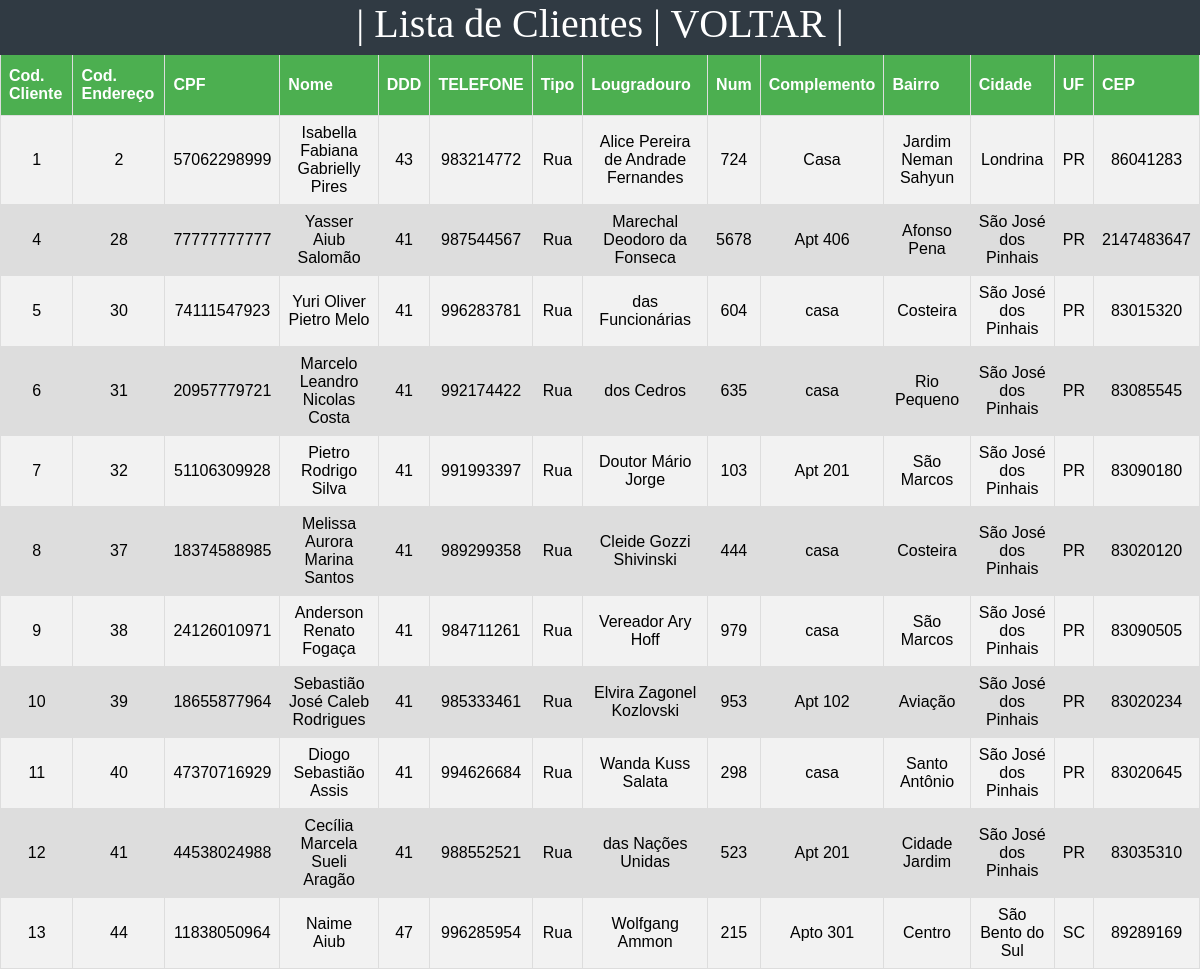
Page /cliente/listar/listar.php on the committed database.
### tables this page shows
CREATE TABLE IF NOT EXISTS `cliente` (
  `CodCliente` int(11) NOT NULL AUTO_INCREMENT,
  `Cpf` bigint(11) NOT NULL,
  `Nome` varchar(60) NOT NULL,
  `CodTel` int(11) NOT NULL,
  `CodEnd` bigint(20) NOT NULL,
  PRIMARY KEY (`CodCliente`),
  KEY `fk_CodTelCliente` (`CodTel`),
  KEY `fk_CodEndCliente` (`CodEnd`)
);

CREATE TABLE IF NOT EXISTS `endereco` (
  `Tipo` varchar(60) NOT NULL,
  `Lougradouro` varchar(60) NOT NULL,
  `Num` varchar(60) NOT NULL,
  `Complemento` varchar(60) NOT NULL,
  `Bairro` varchar(60) NOT NULL,
  `Cidade` varchar(60) NOT NULL,
  `UF` varchar(2) NOT NULL,
  `Cep` int(8) NOT NULL,
  `CodEnd` bigint(20) NOT NULL AUTO_INCREMENT,
  PRIMARY KEY (`CodEnd`)
);

CREATE TABLE IF NOT EXISTS `telefone` (
  `Telefone` int(9) NOT NULL,
  `Ddd` int(2) NOT NULL,
  `CodTel` int(11) NOT NULL AUTO_INCREMENT,
  PRIMARY KEY (`CodTel`)
);

### cliente/listar/listar.php (the view, shortened to what this page needs)
<!DOCTYPE html>
<html>
<head>
<link rel="stylesheet" href="../../css/estilo_triagem2.css"/>
</head>
<body>
	<div class="barra">| Lista de Clientes |<a class="link" href="../triagem.php"> VOLTAR |</a> </div>
	<table border class="customers">
	<tr>
		<th>Cod. Cliente</th>
		<th>Cod. Endereço</th>
		<th>CPF</th>
		<th>Nome</th>
		<th>DDD</th>
		<th>TELEFONE</th>
		<th>Tipo</th>
		<th>Lougradouro</th>
		<th>Num</th>
		<th>Complemento</th>
		<th>Bairro</th>
		<th>Cidade</th>
		<th>UF</th>
		<th>CEP</th>
	</tr>
	<?php
		$conexao = new mysqli("127.0.0.1", "root", "", "chute_e_gol");
		$conexao->set_charset("utf8");
		$sql = "SELECT
		cliente.CodCliente, cliente.Cpf, cliente.Nome,
		telefone.Ddd, telefone.Telefone,endereco.CodEnd,
		endereco.Tipo, endereco.Lougradouro, endereco.Num,
		endereco.Complemento, endereco.Cep, endereco.Bairro,
		endereco.Cidade, endereco.UF
		FROM `cliente`,`endereco`,`telefone`
		WHERE cliente.CodTel=telefone.CodTel AND endereco.CodEnd=cliente.CodEnd ORDER BY CodCliente";
		$result = $conexao->query($sql);
		if ($result->num_rows > 0)
		{
			while ($linha = $result->fetch_assoc())
			{
				echo "<tr>";
				echo "<td>".$linha["CodCliente"]."</td>";
				echo "<td>".$linha["CodEnd"]."</td>";
				echo "<td>".$linha["Cpf"]."</td>";
				echo "<td>".$linha["Nome"]."</td>";
				echo "<td>".$linha["Ddd"]."</td>";
				echo "<td>".$linha["Telefone"]."</td>";
				echo "<td>".$linha["Tipo"]."</td>";
				echo "<td>".$linha["Lougradouro"]."</td>";
				echo "<td>".$linha["Num"]."</td>";
				echo "<td>".$linha["Complemento"]."</td>";
				echo "<td>".$linha["Bairro"]."</td>";
				echo "<td>".$linha["Cidade"]."</td>";
				echo "<td>".$linha["UF"]."</td>";
				echo "<td>".$linha["Cep"]."</td>";
				echo "</tr>";
			}
		} else
		{
			echo "Sem resultados";
		}
	?>
	</table>
</body>
</html>

### css/estilo_triagem2.css (style rules this page uses)
.barra { background-color: #303a43; position: absolute; top: 0; left: 0; right: 0; height: 55px; font-size: 40px; font-family: american captain; text-align: center; color: #ffffff; }
.link { color: #FFFFFF; text-decoration: none; }
.customers { font-family: Arial, Helvetica, sans-serif; border-collapse: collapse; width: 100%; text-align: center; }
.customers td, .customers th { border: 1px solid #ddd; padding: 8px; }
.customers tr:nth-child(even) { background-color: #f2f2f2; }
.customers tr:nth-child(odd) { background-color: #ddd; }
.customers th { padding-top: 12px; padding-bottom: 12px; text-align: left; background-color: #4CAF50; color: white; }

### rows in the picture
cliente: CodCliente "1", CodEnd.CodEnd "2", Cpf "57062298999", Nome "Isabella Fabiana Gabrielly Pires", CodTel.Ddd "43", CodTel.Telefone "983214772", CodEnd.Tipo "Rua", CodEnd.Lougradouro "Alice Pereira de Andrade Fernandes", CodEnd.Num "724", CodEnd.Complemento "Casa", CodEnd.Bairro "Jardim Neman Sahyun", CodEnd.Cidade "Londrina", CodEnd.UF "PR", CodEnd.Cep "86041283"
cliente: CodCliente "4", CodEnd.CodEnd "28", Cpf "77777777777", Nome "Yasser Aiub Salomão", CodTel.Ddd "41", CodTel.Telefone "987544567", CodEnd.Tipo "Rua", CodEnd.Lougradouro "Marechal Deodoro da Fonseca", CodEnd.Num "5678", CodEnd.Complemento "Apt 406", CodEnd.Bairro "Afonso Pena", CodEnd.Cidade "São José dos Pinhais", CodEnd.UF "PR", CodEnd.Cep "2147483647"
cliente: CodCliente "5", CodEnd.CodEnd "30", Cpf "74111547923", Nome "Yuri Oliver Pietro Melo", CodTel.Ddd "41", CodTel.Telefone "996283781", CodEnd.Tipo "Rua", CodEnd.Lougradouro "das Funcionárias", CodEnd.Num "604", CodEnd.Complemento "casa", CodEnd.Bairro "Costeira", CodEnd.Cidade "São José dos Pinhais", CodEnd.UF "PR", CodEnd.Cep "83015320"
cliente: CodCliente "6", CodEnd.CodEnd "31", Cpf "20957779721", Nome "Marcelo Leandro Nicolas Costa", CodTel.Ddd "41", CodTel.Telefone "992174422", CodEnd.Tipo "Rua", CodEnd.Lougradouro "dos Cedros", CodEnd.Num "635", CodEnd.Complemento "casa", CodEnd.Bairro "Rio Pequeno", CodEnd.Cidade "São José dos Pinhais", CodEnd.UF "PR", CodEnd.Cep "83085545"
cliente: CodCliente "7", CodEnd.CodEnd "32", Cpf "51106309928", Nome "Pietro Rodrigo Silva", CodTel.Ddd "41", CodTel.Telefone "991993397", CodEnd.Tipo "Rua", CodEnd.Lougradouro "Doutor Mário Jorge", CodEnd.Num "103", CodEnd.Complemento "Apt 201", CodEnd.Bairro "São Marcos", CodEnd.Cidade "São José dos Pinhais", CodEnd.UF "PR", CodEnd.Cep "83090180"
cliente: CodCliente "8", CodEnd.CodEnd "37", Cpf "18374588985", Nome "Melissa Aurora Marina Santos", CodTel.Ddd "41", CodTel.Telefone "989299358", CodEnd.Tipo "Rua", CodEnd.Lougradouro "Cleide Gozzi Shivinski", CodEnd.Num "444", CodEnd.Complemento "casa", CodEnd.Bairro "Costeira", CodEnd.Cidade "São José dos Pinhais", CodEnd.UF "PR", CodEnd.Cep "83020120"
cliente: CodCliente "9", CodEnd.CodEnd "38", Cpf "24126010971", Nome "Anderson Renato Fogaça", CodTel.Ddd "41", CodTel.Telefone "984711261", CodEnd.Tipo "Rua", CodEnd.Lougradouro "Vereador Ary Hoff", CodEnd.Num "979", CodEnd.Complemento "casa", CodEnd.Bairro "São Marcos", CodEnd.Cidade "São José dos Pinhais", CodEnd.UF "PR", CodEnd.Cep "83090505"
cliente: CodCliente "10", CodEnd.CodEnd "39", Cpf "18655877964", Nome "Sebastião José Caleb Rodrigues", CodTel.Ddd "41", CodTel.Telefone "985333461", CodEnd.Tipo "Rua", CodEnd.Lougradouro "Elvira Zagonel Kozlovski", CodEnd.Num "953", CodEnd.Complemento "Apt 102", CodEnd.Bairro "Aviação", CodEnd.Cidade "São José dos Pinhais", CodEnd.UF "PR", CodEnd.Cep "83020234"
cliente: CodCliente "11", CodEnd.CodEnd "40", Cpf "47370716929", Nome "Diogo Sebastião Assis", CodTel.Ddd "41", CodTel.Telefone "994626684", CodEnd.Tipo "Rua", CodEnd.Lougradouro "Wanda Kuss Salata", CodEnd.Num "298", CodEnd.Complemento "casa", CodEnd.Bairro "Santo Antônio", CodEnd.Cidade "São José dos Pinhais", CodEnd.UF "PR", CodEnd.Cep "83020645"
cliente: CodCliente "12", CodEnd.CodEnd "41", Cpf "44538024988", Nome "Cecília Marcela Sueli Aragão", CodTel.Ddd "41", CodTel.Telefone "988552521", CodEnd.Tipo "Rua", CodEnd.Lougradouro "das Nações Unidas", CodEnd.Num "523", CodEnd.Complemento "Apt 201", CodEnd.Bairro "Cidade Jardim", CodEnd.Cidade "São José dos Pinhais", CodEnd.UF "PR", CodEnd.Cep "83035310"
cliente: CodCliente "13", CodEnd.CodEnd "44", Cpf "11838050964", Nome "Naime Aiub", CodTel.Ddd "47", CodTel.Telefone "996285954", CodEnd.Tipo "Rua", CodEnd.Lougradouro "Wolfgang Ammon", CodEnd.Num "215", CodEnd.Complemento "Apto 301", CodEnd.Bairro "Centro", CodEnd.Cidade "São Bento do Sul", CodEnd.UF "SC", CodEnd.Cep "89289169"
